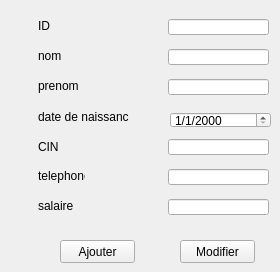
     <widget class="QWidget" name="tab_6">
      <attribute name="title">
       <string>Ajouter ou  Modifier</string>
      </attribute>
      <widget class="QLabel" name="label_6">
       <property name="geometry">
        <rect>
         <x>38</x>
         <y>139</y>
         <width>61</width>
         <height>16</height>
        </rect>
       </property>
       <property name="text">
        <string>CIN</string>
       </property>
      </widget>
      <widget class="QLabel" name="label_3">
       <property name="geometry">
        <rect>
         <x>38</x>
         <y>109</y>
         <width>91</width>
         <height>16</height>
        </rect>
       </property>
       <property name="text">
        <string>date de naissance</string>
       </property>
      </widget>
      <widget class="QLabel" name="label_2">
       <property name="geometry">
        <rect>
         <x>38</x>
         <y>79</y>
         <width>47</width>
         <height>14</height>
        </rect>
       </property>
       <property name="text">
        <string>prenom</string>
       </property>
      </widget>
      <widget class="QLabel" name="label">
       <property name="geometry">
        <rect>
         <x>38</x>
         <y>49</y>
         <width>47</width>
         <height>14</height>
        </rect>
       </property>
       <property name="text">
        <string>nom</string>
       </property>
      </widget>
      <widget class="QLabel" name="label_7">
       <property name="geometry">
        <rect>
         <x>38</x>
         <y>19</y>
         <width>47</width>
         <height>14</height>
        </rect>
       </property>
       <property name="text">
        <string>ID</string>
       </property>
      </widget>
      <widget class="QLineEdit" name="le_id">
       <property name="geometry">
        <rect>
         <x>168</x>
         <y>19</y>
         <width>101</width>
         <height>16</height>
        </rect>
       </property>
       <property name="styleSheet">
        <string notr="true"/>
       </property>
      </widget>
      <widget class="QLineEdit" name="le_nom">
       <property name="geometry">
        <rect>
         <x>168</x>
         <y>49</y>
         <width>101</width>
         <height>16</height>
        </rect>
       </property>
       <property name="styleSheet">
        <string notr="true"/>
       </property>
      </widget>
      <widget class="QLineEdit" name="le_cin">
       <property name="geometry">
        <rect>
         <x>168</x>
         <y>139</y>
         <width>101</width>
         <height>16</height>
        </rect>
       </property>
       <property name="styleSheet">
        <string notr="true"/>
       </property>
      </widget>
      <widget class="QPushButton" name="pb_ajouterE">
       <property name="geometry">
        <rect>
         <x>60</x>
         <y>240</y>
         <width>75</width>
         <height>23</height>
        </rect>
       </property>
       <property name="styleSheet">
        <string notr="true"/>
       </property>
       <property name="text">
        <string>Ajouter</string>
       </property>
      </widget>
      <widget class="QLabel" name="label_33">
       <property name="geometry">
        <rect>
         <x>38</x>
         <y>169</y>
         <width>47</width>
         <height>14</height>
        </rect>
       </property>
       <property name="text">
        <string>telephone</string>
       </property>
      </widget>
      <widget class="QLineEdit" name="le_tele">
       <property name="geometry">
        <rect>
         <x>168</x>
         <y>169</y>
         <width>101</width>
         <height>16</height>
        </rect>
       </property>
       <property name="styleSheet">
        <string notr="true"/>
       </property>
       <property name="text">
        <string/>
       </property>
      </widget>
      <widget class="QLabel" name="label_43">
       <property name="geometry">
        <rect>
         <x>38</x>
         <y>199</y>
         <width>47</width>
         <height>14</height>
        </rect>
       </property>
       <property name="text">
        <string>salaire</string>
       </property>
      </widget>
      <widget class="QLineEdit" name="le_sal">
       <property name="geometry">
        <rect>
         <x>168</x>
         <y>199</y>
         <width>101</width>
         <height>16</height>
        </rect>
       </property>
       <property name="styleSheet">
        <string notr="true"/>
       </property>
      </widget>
      <widget class="QLineEdit" name="le_prenom">
       <property name="geometry">
        <rect>
         <x>168</x>
         <y>79</y>
         <width>101</width>
         <height>16</height>
        </rect>
       </property>
       <property name="styleSheet">
        <string notr="true"/>
       </property>
      </widget>
      <widget class="QPushButton" name="pb_updateE">
       <property name="geometry">
        <rect>
         <x>180</x>
         <y>240</y>
         <width>75</width>
         <height>23</height>
        </rect>
       </property>
       <property name="styleSheet">
        <string notr="true"/>
       </property>
       <property name="text">
        <string>Modifier</string>
       </property>
      </widget>
      <widget class="QDateEdit" name="dateEdit">
       <property name="geometry">
        <rect>
         <x>170</x>
         <y>112</y>
         <width>101</width>
         <height>16</height>
        </rect>
       </property>
       <property name="styleSheet">
        <string notr="true"/>
       </property>
       <property name="currentSection">
        <enum>QDateTimeEdit::DaySection</enum>
       </property>
       <property name="displayFormat">
        <string>d/M/yyyy</string>
       </property>
      </widget>
     </widget>
